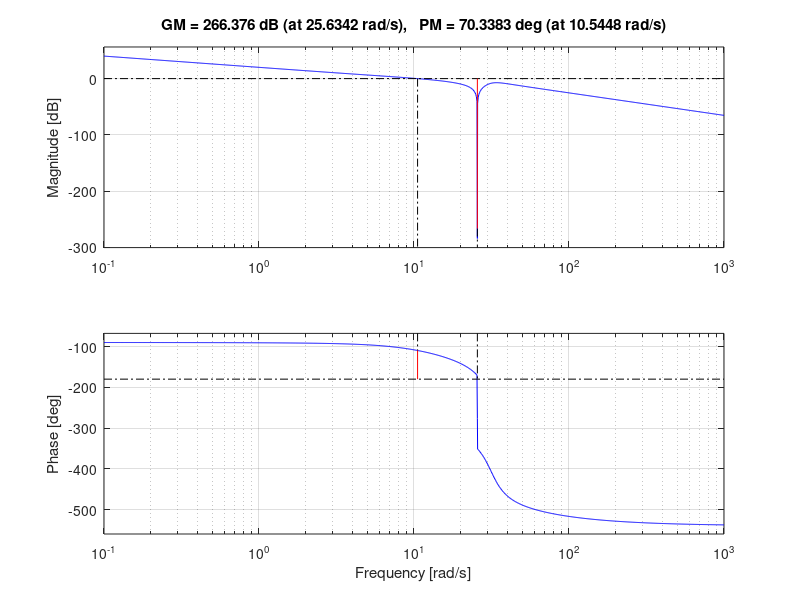

This chart was generated by the following MATLAB code:
clc;
close all
clear all

%% Define State-Space Matrix From Variables derived from equations.


A = [0 1 0 0; 0 -34.69 594.52 0; 0, 0 , 0, 1 ; 0, 34.69 , -1251.63 , 0];
B = [0 ; 61.065 ; 0 ; -61.065];
C = [1 0 0 0];
D = 0;
[num,den]= ss2tf(A,B,C,D);
sys=tf(num,den);
sys
% margin(sys)

%% Finiding Gain and Z&P of Lead Controller

K1 = 5.682;
C_Lead = tf([0.1175 1],[0.075 1]);
Sys_Lead = K1*C_Lead*sys;
margin (Sys_Lead);
Sys_Lead;
%% Finiding Gain and Z&P of Lag Controller

% K2 = 2.841;
% C_Lag = tf([1 0.483],[1 0.0483]);
% Sys_Lag = K2*C_Lag*sys;
% margin (Sys_Lag);
